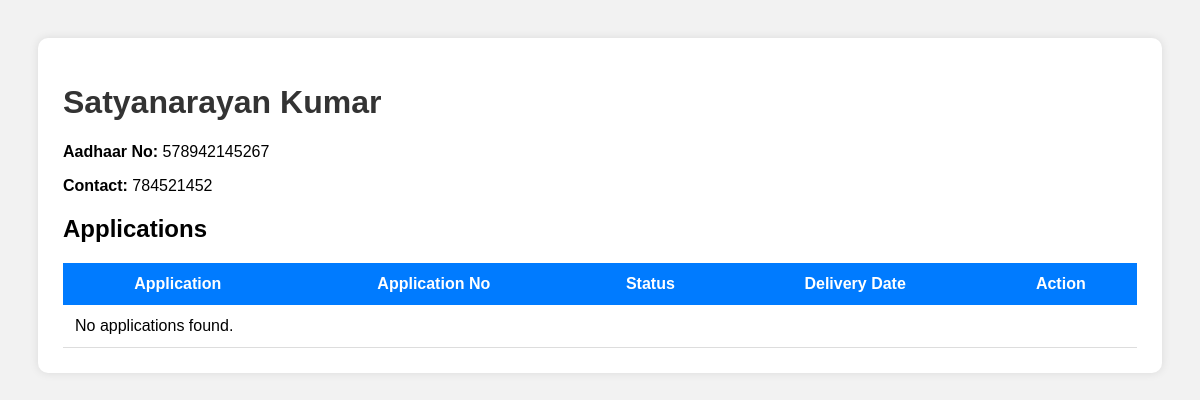
The page /customer/5/ on the database its author committed.
### customers_app/models.py (models this page shows, shortened)
class Customer(models.Model):
    user = models.OneToOneField(
        User,
        on_delete=models.CASCADE,
        null=True,
        blank=True
    )
    name = models.CharField(max_length=100)
    aadhaar_no = models.CharField(max_length=20, unique=True)
    contact_no = models.CharField(max_length=15)

### customers_app/views.py (the view)
# urls.py: path('customer/<int:customer_id>/', views.customer_detail, name='customer_detail'),
def customer_detail(request, customer_id):
    customer = get_object_or_404(Customer, id=customer_id)
    applications = Application.objects.filter(customer=customer)
    return render(request, 'customer_detail.html', {
        'customer': customer,
        'applications': applications
    })

### templates/customer_detail.html (shortened to what this page needs)
<!DOCTYPE html>
<html>
<head>
</head>
<body>
<div class="container">
    <h1>{{ customer.name }}</h1>
    <div class="info">
        <p>
            <strong>Aadhaar No:</strong>
            {{ customer.aadhaar_no }}
        </p>
        <p>
            <strong>Contact:</strong>
            {{ customer.contact_no }}
        </p>
    </div>
    <h2>Applications</h2>
    <table>
        <tr>
            <th>Application</th>
            <th>Application No</th>
            <th>Status</th>
            <th>Delivery Date</th>
            <th>Action</th>
        </tr>
        {% for app in applications %}
        <tr>
            <td>{{ app.application_name }}</td>
            <td>{{ app.application_no }}</td>
            <td>{{ app.status }}</td>
            <td>
                {% if app.delivery_date %}
                    {{ app.delivery_date }}
                {% else %}
                    Not Delivered
                {% endif %}
            </td>
            <td>
                {% if app.status != 'Delivered' %}
                    <a
                        class="btn"
                        href="/update-status/{{ app.id }}/"
                    >
                        Mark Delivered
                    </a>
                {% else %}
                    <span class="delivered">
                        Delivered
                    </span>
                {% endif %}
            </td>
        </tr>
        {% empty %}
        <tr>
            <td colspan="5">
                No applications found.
            </td>
        </tr>
        {% endfor %}
    </table>
</div>
</body>
</html>

### templates/customer_detail.html (style rules this page uses)
body { font-family: Arial; background:#f2f2f2; padding:30px; }
.container { background:white; padding:25px; border-radius:10px; box-shadow:0px 0px 10px rgba(0,0,0,0.1); }
h1 { color:#333; }
.info { margin-bottom:20px; }
table { width:100%; border-collapse:collapse; background:white; }
table th { background:#007bff; color:white; padding:12px; }
table td { padding:12px; border-bottom:1px solid #ddd; }

### rows shown on the page
Customer: name "Satyanarayan Kumar", aadhaar_no "578942145267", contact_no "784521452"
